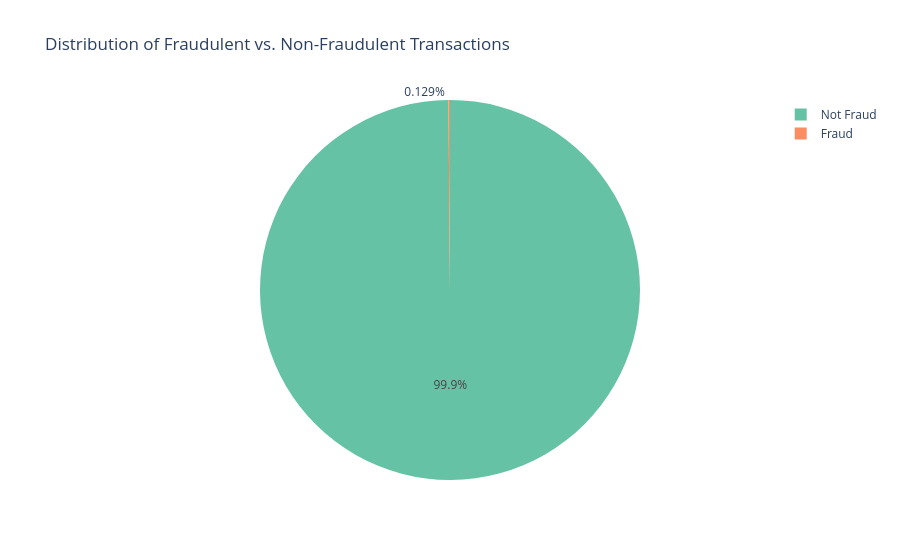

Write notebook code for a chart like this one.
### Markdown cell above
# Visualising Data

### Code cell
fraud_counts = df['isFraud'].value_counts()
fig = px.pie(values=fraud_counts.values, names=['Not Fraud', 'Fraud'], title='Distribution of Fraudulent vs. Non-Fraudulent Transactions', color_discrete_sequence=['#66c2a5', '#fc8d62'])
fig.show()

### Figure 1 — Plotly figure (JSON) as saved in the notebook; plotly's stock layout.template omitted (floating-point values rounded to 4 significant figures)
{"data": [{"domain": {"x": [0, 1], "y": [0, 1]}, "hovertemplate": "label=%{label}<br>value=%{value}<extra></extra>", "labels": ["Not Fraud", "Fraud"], "legendgroup": "", "name": "", "showlegend": true, "type": "pie", "values": [6354407, 8213]}], "layout": {"legend": {"tracegroupgap": 0}, "piecolorway": ["#66c2a5", "#fc8d62"], "title": {"text": "Distribution of Fraudulent vs. Non-Fraudulent Transactions"}}}
